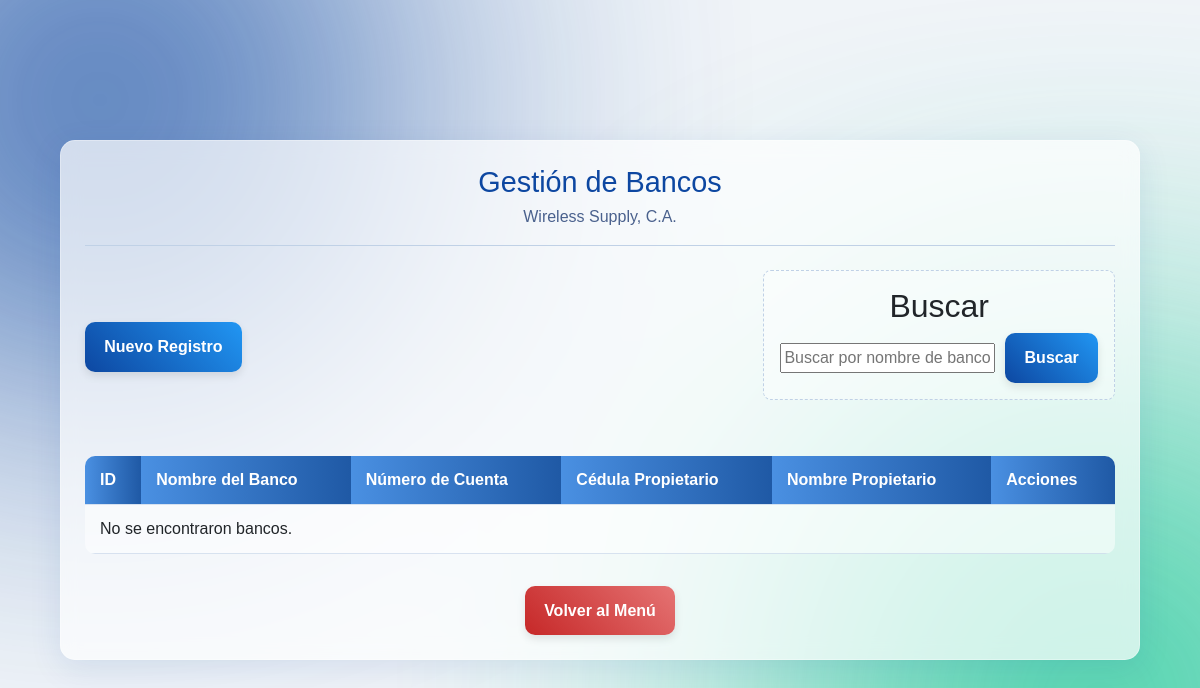
The page /paginas/gestion_bancos.php on the database as committed earlier.
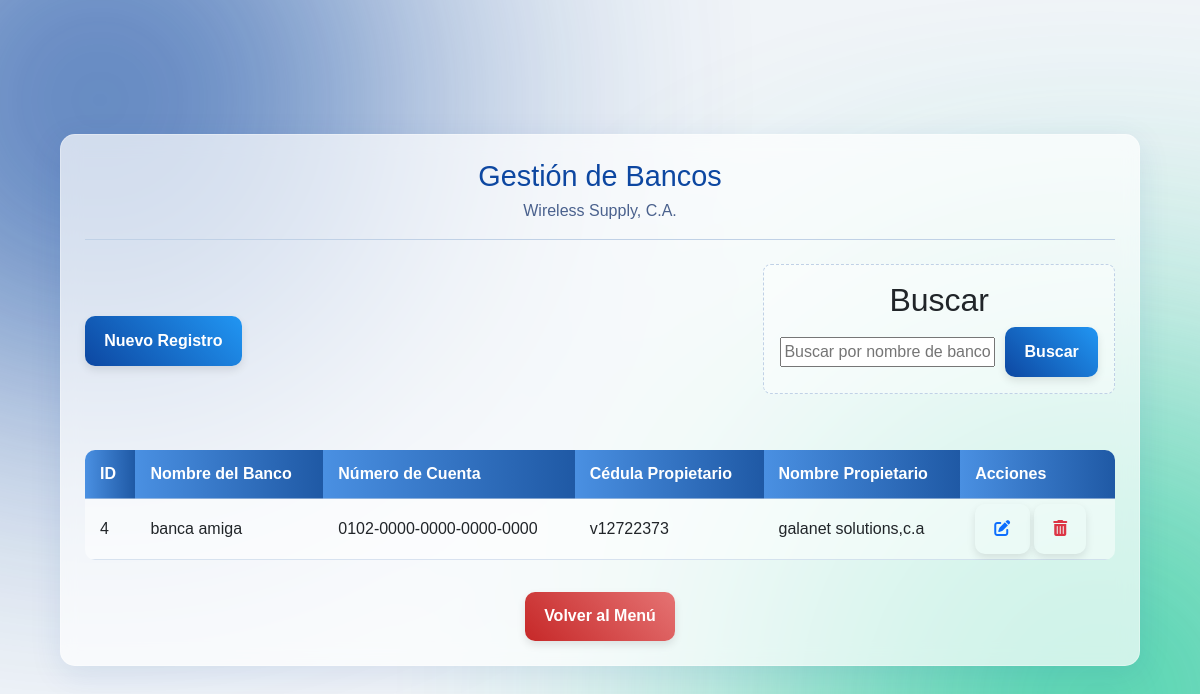
The same page on the database as committed later.
### tables this page shows
CREATE TABLE `bancos` (
  `id_banco` int(11) NOT NULL,
  `nombre_banco` varchar(255) NOT NULL,
  `numero_cuenta` varchar(255) NOT NULL,
  `cedula_propietario` varchar(20) NOT NULL,
  `nombre_propietario` varchar(255) NOT NULL
);

### paginas/gestion_bancos.php (the view, shortened to what this page needs)
<?php
require_once 'conexion.php';
$search_term = isset($_GET['search']) ? $_GET['search'] : '';
$sql = "SELECT * FROM bancos";
if (!empty($search_term)) {
    $sql .= " WHERE nombre_banco LIKE ?";
    $search_param = "%" . $search_term . "%";
    $stmt = $conn->prepare($sql);
    $stmt->bind_param("s", $search_param);
    $stmt->execute();
    $result = $stmt->get_result();
} else {
    $sql .= " ORDER BY nombre_banco ASC";
    $result = $conn->query($sql);
}
$data = [];
if ($result && $result->num_rows > 0) {
    while ($row = $result->fetch_assoc()) {
        $data[] = $row;
    }
}
?>
<!DOCTYPE html>
<html lang="es">
<head>
    <link rel="stylesheet" href="../css/all.min.css">
    <link href="../css/bootstrap.min.css" rel="stylesheet">
    <link rel="stylesheet" href="../css/style3.css">
    <link rel="stylesheet" href="../css/style4.css">
</head>
<body>
    <div class="register-container">
        <header class="register-header">
            <h1>Gestión de Bancos</h1>
            <p>Wireless Supply, C.A.</p>
        </header>
        <div class="header-actions">
            <div>
                <a href="registro_bancos.php" class="btn btn-primary">Nuevo Registro</a>
            </div>
            <div class="step-section search-section">
                <h2 style="margin-top: 0; text-align: center;">Buscar</h2>
                <form action="gestion_bancos.php" method="GET" class="search-form" style="display: inline-flex; width: 100%;">
                    <input type="text" name="search" placeholder="Buscar por nombre de banco..." value="<?php echo htmlspecialchars($search_term); ?>">
                    <button type="submit" class="btn btn-primary">Buscar</button>
                </form>
            </div>
        </div>
        <div class="table-container">
            <table>
                <thead>
                    <tr>
                        <th>ID</th>
                        <th>Nombre del Banco</th>
                        <th>Número de Cuenta</th>
                        <th>Cédula Propietario</th>
                        <th>Nombre Propietario</th>
                        <th>Acciones</th>
                    </tr>
                </thead>
                <tbody>
                    <?php if (!empty($data)): ?>
                        <?php foreach ($data as $row): ?>
                            <tr>
                                <td><?php echo htmlspecialchars($row['id_banco']); ?></td>
                                <td><?php echo htmlspecialchars($row['nombre_banco']); ?></td>
                                <td><?php echo htmlspecialchars($row['numero_cuenta']); ?></td>
                                <td><?php echo htmlspecialchars($row['cedula_propietario']); ?></td>
                                <td><?php echo htmlspecialchars($row['nombre_propietario']); ?></td>
                                <td class="action-links">
                                  <a href="#"
                                       data-bs-toggle="modal"
                                       data-bs-target="#modalModificacionBanco"
                                       data-id="<?php echo htmlspecialchars($row['id_banco']); ?>"
                                       data-nombre="<?php echo htmlspecialchars($row['nombre_banco']); ?>"
                                       data-cuenta="<?php echo htmlspecialchars($row['numero_cuenta']); ?>"
                                       data-cedula="<?php echo htmlspecialchars($row['cedula_propietario']); ?>"
                                       data-propietario="<?php echo htmlspecialchars($row['nombre_propietario']); ?>"
                                       class="btn btn-sm" title="Modificar Banco">
                                       <i class="fa-solid fa-pen-to-square text-primary"></i>
                                   </a>
                                   <a href="#"
                                      data-bs-href="gestion_bancos.php?action=delete_banco&id=<?php echo urlencode($row['id_banco']); ?>"
                                       data-bs-toggle="modal"
                                       data-bs-target="#eliminaModal"
                                       class="btn btn-sm"
                                       title="Eliminar Banco">
                                        <i class="fa-solid fa-trash-can text-danger"></i>
                                    </a>
                                </td>
                            </tr>
                        <?php endforeach; ?>
                    <?php else: ?>
                        <tr><td colspan="6">No se encontraron bancos.</td></tr>
                    <?php endif; ?>
                </tbody>
            </table>
        </div>
        <div style="margin-top: 2em; text-align: center;">
            <a href="menu.php" class="btn btn-secondary">Volver al Menú</a>
        </div>
    </div>
</body>
</html>

Rows that differ between the two databases and show on the page:
added bancos: id_banco "4", nombre_banco "banca amiga", numero_cuenta "0102-0000-0000-0000-0000", cedula_propietario "v12722373", nombre_propietario "galanet solutions,c.a"
Other text that changed with them:
text no longer shown: "No se encontraron bancos."
